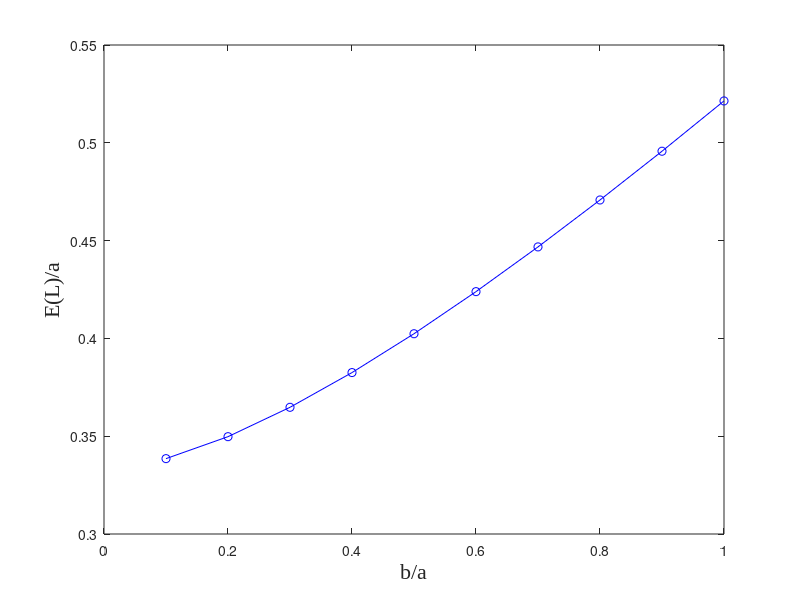

Write the MATLAB code that produced this figure.

    fs = 16;
    fn = 'Times New Roman';

%    j=1;
%    for i = 0.1:0.1:1
%        x(j) = i;
%        y(j) = 1/3 + i/3;
%        j = j+1;
%    end
%    plot(x,y,'-k');

    k=5;
    j=1;
   for i = 0.1:0.1:1
        x1(k,j) = i;
        
         
        t1 = sqrt (1 + 1/(i*i));
        arcosht1 = log (t1 + sqrt (t1*t1 -1) );
        
        t2 = sqrt (1 + i*i);
        arcosht2 = log (t2 + sqrt (t2*t2 -1) );
        
        y1(k,j) =  (1/15) * (1/(i*i) + i*i*i + sqrt (1 + i*i) * (3-i*i- 1/(i*i)) ) + (1/6) * ( i*i*arcosht1 + (1/i)*arcosht2);
        j = j+1;        
    end
   
   x1(5,:)
   y1(5,:)
   
   % axis([0.1, 1, 0.3, 0.72]); 
   
    plot(x1(5,:),y1(5,:),'-bo');
  
          
    ylabel('E(L)/a','FontSize',fs,'FontName',fn);
    xlabel({'b/a'},'FontSize',fs,'FontName',fn);
    
%   fs = 12;
    
% h = legend('Na=30','Na=80','Na=130', 'Na=180',0);
% set(h,'FontSize',fs,'FontName',fn,'Location','Best');
% set(h,'Interpreter','latex')
% set(h, 'Box', 'on');
% set(h, 'Color', 'none');


          